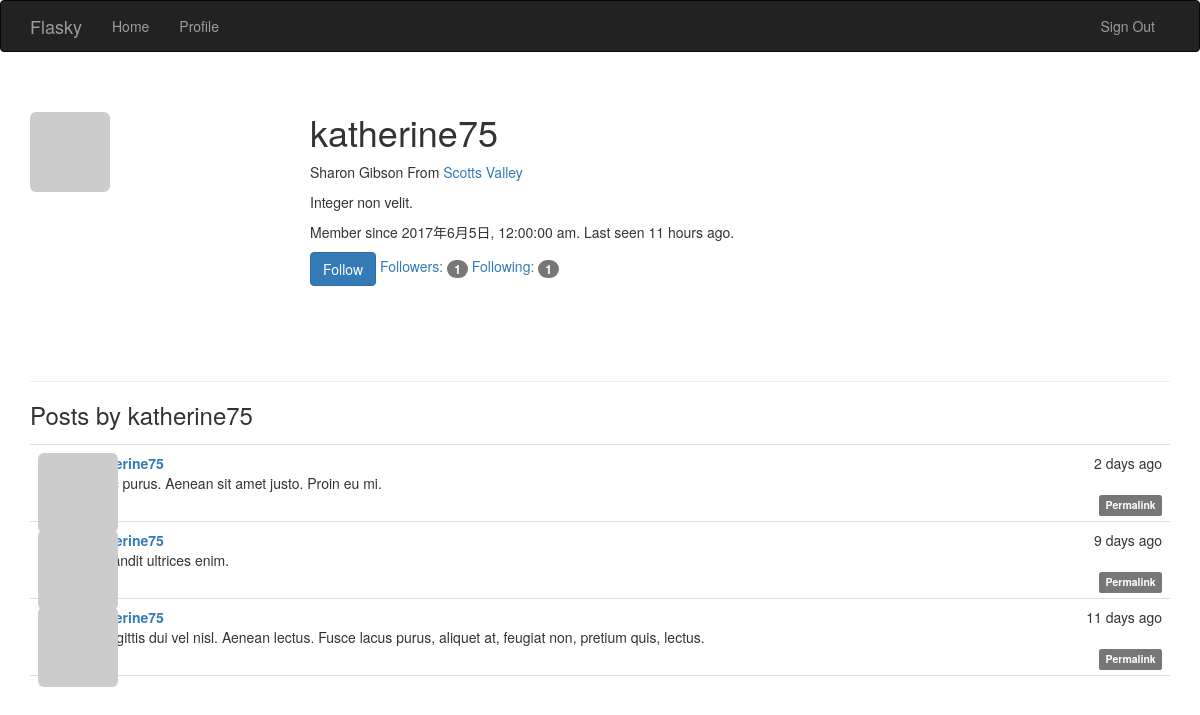
Page /user/katherine75 (signed in) on the committed database.
### app/models.py (models this page shows, shortened)
class User(UserMixin, db.Model):
    id = db.Column(db.Integer, primary_key=True)
    username = db.Column(db.String(64), unique=True, index=True)
    email = db.Column(db.String(64), unique=True, index=True)
    password_hash = db.Column(db.String(128))
    confirmed = db.Column(db.Boolean, default=False)
    role_id = db.Column(db.Integer, db.ForeignKey('role.id'))
    role = db.relationship('Role', backref=db.backref('users', lazy='dynamic'))
    name = db.Column(db.String(64))
    location = db.Column(db.String(64))
    about_me = db.Column(db.Text())
    member_since = db.Column(db.DateTime(), default=datetime.utcnow)
    last_seen = db.Column(db.DateTime(), default=datetime.utcnow)
    avatar_hash = db.Column(db.String(32))
    followed = db.relationship('Follow',
                               foreign_keys=[Follow.follower_id],
                               backref=db.backref('follower', lazy='joined'),
                               lazy='dynamic',
                               cascade='all, delete-orphan')
    followers = db.relationship('Follow',
                                foreign_keys=[Follow.followed_id],
                                backref=db.backref('followed', lazy='joined'),
                                lazy='dynamic',
                                cascade='all, delete-orphan')
    @property
    def password(self):
        raise AttributeError('password is not a readable attribute')
    @login_manager.user_loader
    def load_user(user_id):
        return User.query.get(int(user_id))
    def can(self, permissions):
        return self.role is not None and (self.role.permissions & permissions) == permissions
    def is_administrator(self):
        return self.can(Permission.ADMINISTER)
    def ping(self):
        self.last_seen = datetime.utcnow()
        db.session.add(self)
    def gravatar(self, size=100, default='identicon', rating='g'):
        if request.is_secure:
            url = 'https://secure.gravatar.com/avatar'
        else:
            url = 'http://www.gravatar.com/avatar'
        hash = hashlib.md5(self.email.encode('utf-8')).hexdigest()
        return '{url}/{hash}?s={size}&d={default}&r={rating}'.format(url=url, hash=hash, size=size, default=default,
                                                                     rating=rating)
    def is_following(self, user):
        return self.followed.filter_by(
            followed_id=user.id).first() is not None

class Post(db.Model):
    id = db.Column(db.Integer, primary_key=True)
    body = db.Column(db.Text)
    timestamp = db.Column(db.DateTime, index=True, default=datetime.utcnow)
    author_id = db.Column(db.Integer, db.ForeignKey('user.id'))
    author = db.relationship('User', backref=db.backref('posts', lazy='dynamic'))
    body_html = db.Column(db.Text)

### app/main/views.py (the view)
@main.route('/user/<username>')
def user(username):
    users = User.query.filter_by(username=username).first()
    if users is None:
        abort(404)
    posts = users.posts.order_by(Post.timestamp.desc()).all()
    return render_template('user.html', user=users, posts=posts)

### app/auth/views.py (called while the page is built)
@auth.before_app_request
def before_request():
    if current_user.is_authenticated:
        current_user.ping()
        if not current_user.confirmed and request.endpoint[:5] != 'auth.':
            return redirect(url_for('auth.unconfirmed'))

### app/main/__init__.py (called while the page is built)
@main.app_context_processor
def inject_permissions():
    return dict(Permission=Permission)

### app/templates/user.html (shortened to what this page needs)
{% extends "base.html" %}
{% import "bootstrap/wtf.html" as wtf %}
{% block page_content %}
    <div class="page-header">
        <img class="img-rounded profile-thumbnail" src="{{ user.gravatar(size=256) }}">
        <div class="profile-header">
            <h1>{{ user.username }}</h1>
            {% if user.name or user.location %}
                <p>
                    {% if user.name %}
                        {{ user.name }}
                    {% endif %}
                    {% if user.location %}
                        From <a href="http://maps.google.com/?q={{ user.location }}">
                        {{ user.location }}
                    </a>
                    {% endif %}
                </p>
            {% endif %}
            {% if user.about_me %}
                <p>{{ user.about_me }}
                </p>
            {% endif %}
            <p>
                Member since {{ moment(user.member_since).format('YYYY年M月D日, h:mm:ss a') }}.
                Last seen {{ moment(user.last_seen).fromNow() }}.
            </p>
            {% if current_user.can(Permission.FOLLOW) and user != current_user %}
                {% if not current_user.is_following(user) %}
                    <a href="{{ url_for('.follow', username=user.username) }}"
                       class="btn btn-primary">Follow</a> {% else %}
                    <a href="{{ url_for('.unfollow', username=user.username) }}"
                       class="btn btn-default">Unfollow</a>
                {% endif %}
            {% endif %}
            <a href="{{ url_for('.followers', username=user.username) }}">
                Followers: <span class="badge">{{ user.followers.count() }}</span>
            </a>
            <a href="{{ url_for('.followed_by', username=user.username) }}">
                Following: <span class="badge">{{ user.followed.count() }}</span>
            </a>
        </div>
    </div>
    <h3>Posts by {{ user.username }}</h3>
    {% include '_posts.html' %}
{% endblock %}

### app/templates/base.html (shortened to what this page needs)
{% extends "bootstrap/base.html" %}
{% block head %}
{{ super() }}
<link rel="stylesheet" type="text/css" href="{{ url_for('static', filename='styles.css') }}">
{% endblock %}
{% block navbar %}
    <div class="navbar navbar-inverse" role="navigation">
        <div class="container">
            <div class="navbar-header">
                <a class="navbar-brand" href="/">Flasky</a>
            </div>
            <div class="navbar-collapse collapse">
                <ul class="nav navbar-nav">
                    <li><a href="/">Home</a></li>
                    {% if current_user.is_authenticated %}
                        <li>
                            <a href="{{ url_for('main.user', username=current_user.username) }}"> Profile</a>
                        </li>
                    {% endif %}
                </ul>
                <ul class="nav navbar-nav navbar-right">
                    {% if current_user.is_authenticated %}
                        <li><a href="{{ url_for('auth.logout') }}">Sign Out</a></li>
                    {% else %}
                        <li><a href="{{ url_for('auth.login') }}">Sign In</a></li>
                        <li><a href="{{ url_for('auth.register') }}">Register</a></li>
                    {% endif %}
                </ul>
            </div>
        </div>
    </div>
{% endblock %}
{% block content %}
    <div class="container">
        {% block page_content %}{% endblock %}
    </div>
{% endblock %}

### app/templates/_posts.html (shortened to what this page needs)
<ul class="posts">
    {% for post in posts %}
        <li class="post">
            <div class="post-thumbnail">
                <a href="{{ url_for('.user', username=post.author.username) }}">
                    <img class="img-rounded profile-thumbnail" src="{{ post.author.gravatar(size=40) }}">
                </a>
            </div>
            <div class="post-content">
                <div class="post-date">{{ moment(post.timestamp).fromNow() }}</div>
                <div class="post-author"><a
                        href="{{ url_for('.user', username=post.author.username) }}">{{ post.author.username }}</a>
                </div>
                <div class="post-body">
                    {% if post.body_html %}
                        {{ post.body_html | safe }}
                    {% else %}
                        {{ post.body }}
                    {% endif %}
                </div>
                <div class="post-footer">
                    <a href="{{ url_for('.post', id=post.id) }}">
                        <span class="label label-default">Permalink</span>
                    </a>
                </div>
            </div>
        </li>
    {% endfor %}
</ul>

### app/static/styles.css (style rules this page uses)
.profile-thumbnail { position: absolute; }
.profile-header { min-height: 260px; margin-left: 280px; }
ul.posts { list-style-type: none; padding: 0px; margin: 16px 0px 0px 0px; border-top: 1px solid #e0e0e0; }
ul.posts li.post { padding: 8px; border-bottom: 1px solid #e0e0e0; }
div.post-date { float: right; }
div.post-author { font-weight: bold; }
div.post-thumbnail { position: absolute; }
div.post-content { margin-left: 48px; min-height: 48px; }
div.post-footer { text-align: right; }

### rows in the picture
User: username "katherine75", name "Sharon Gibson", location "Scotts Valley", about_me "Integer non velit.", member_since "2017年6月5日, 12:00:00 am", last_seen "11 hours ago"
Post: timestamp "2 days ago", author.username "katherine75", body "Nunc purus. Aenean sit amet justo. Proin eu mi."
Post: timestamp "9 days ago", author.username "katherine75", body "In blandit ultrices enim."
Post: timestamp "11 days ago", author.username "katherine75", body "In sagittis dui vel nisl. Aenean lectus. Fusce lacus purus, aliquet at, feugiat non, pretium quis, lectus."

### other values in the picture
{{ user.followers.count() }} "1"
{{ user.followed.count() }} "1"
